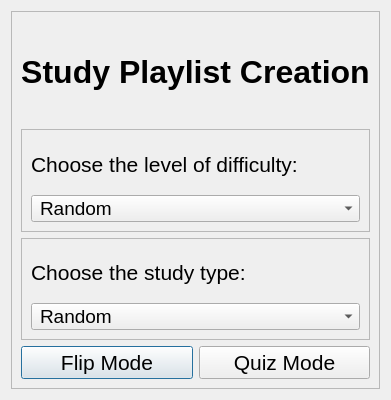
<?xml version="1.0" encoding="UTF-8"?>
<ui version="4.0">
 <class>PlaylistCreation</class>
 <widget class="QDialog" name="PlaylistCreation">
  <property name="geometry">
   <rect>
    <x>0</x>
    <y>0</y>
    <width>325</width>
    <height>400</height>
   </rect>
  </property>
  <property name="windowTitle">
   <string>Study Playlist Creation</string>
  </property>
  <layout class="QVBoxLayout" name="verticalLayout_4">
   <item>
    <widget class="QFrame" name="frame">
     <property name="frameShape">
      <enum>QFrame::StyledPanel</enum>
     </property>
     <property name="frameShadow">
      <enum>QFrame::Raised</enum>
     </property>
     <layout class="QVBoxLayout" name="verticalLayout_3">
      <item>
       <widget class="QLabel" name="title">
        <property name="font">
         <font>
          <pointsize>24</pointsize>
          <bold>true</bold>
         </font>
        </property>
        <property name="styleSheet">
         <string notr="true"/>
        </property>
        <property name="text">
         <string>Study Playlist Creation</string>
        </property>
        <property name="alignment">
         <set>Qt::AlignCenter</set>
        </property>
       </widget>
      </item>
      <item>
       <widget class="QFrame" name="difficulty">
        <property name="frameShape">
         <enum>QFrame::StyledPanel</enum>
        </property>
        <property name="frameShadow">
         <enum>QFrame::Raised</enum>
        </property>
        <layout class="QVBoxLayout" name="verticalLayout_2">
         <item>
          <widget class="QLabel" name="difficulty_appeal">
           <property name="font">
            <font>
             <pointsize>16</pointsize>
            </font>
           </property>
           <property name="styleSheet">
            <string notr="true"/>
           </property>
           <property name="text">
            <string>Choose the level of difficulty:</string>
           </property>
          </widget>
         </item>
         <item>
          <widget class="QComboBox" name="difficulty_choice">
           <property name="font">
            <font>
             <pointsize>14</pointsize>
            </font>
           </property>
           <property name="styleSheet">
            <string notr="true">QComboBox {
padding-left: 8px;
}</string>
           </property>
           <item>
            <property name="text">
             <string>Random</string>
            </property>
           </item>
           <item>
            <property name="text">
             <string>Easy</string>
            </property>
           </item>
           <item>
            <property name="text">
             <string>Hard</string>
            </property>
           </item>
          </widget>
         </item>
        </layout>
       </widget>
      </item>
      <item>
       <widget class="QFrame" name="study_type">
        <property name="frameShape">
         <enum>QFrame::StyledPanel</enum>
        </property>
        <property name="frameShadow">
         <enum>QFrame::Raised</enum>
        </property>
        <layout class="QVBoxLayout" name="verticalLayout">
         <item>
          <widget class="QLabel" name="study_type_appeal">
           <property name="font">
            <font>
             <pointsize>16</pointsize>
            </font>
           </property>
           <property name="styleSheet">
            <string notr="true"/>
           </property>
           <property name="text">
            <string>Choose the study type:</string>
           </property>
          </widget>
         </item>
         <item>
          <widget class="QComboBox" name="study_type_choice">
           <property name="font">
            <font>
             <pointsize>14</pointsize>
            </font>
           </property>
           <property name="styleSheet">
            <string notr="true">QComboBox {
padding-left: 8px;
}</string>
           </property>
           <item>
            <property name="text">
             <string>Random</string>
            </property>
           </item>
           <item>
            <property name="text">
             <string>Revision</string>
            </property>
           </item>
           <item>
            <property name="text">
             <string>Learning</string>
            </property>
           </item>
          </widget>
         </item>
        </layout>
       </widget>
      </item>
      <item>
       <layout class="QHBoxLayout" name="horizontalLayout">
        <item>
         <widget class="QPushButton" name="flip_mode_button">
          <property name="font">
           <font>
            <pointsize>16</pointsize>
           </font>
          </property>
          <property name="cursor">
           <cursorShape>PointingHandCursor</cursorShape>
          </property>
          <property name="toolTip">
           <string>Start studying in Flip Mode</string>
          </property>
          <property name="styleSheet">
           <string notr="true">QPushButton:hover {
background-color: rgba(165, 165, 165, 30)
}</string>
          </property>
          <property name="text">
           <string>Flip Mode</string>
          </property>
          <property name="icon">
           <iconset>
            <normaloff>../../assets/flip.png</normaloff>../../assets/flip.png</iconset>
          </property>
          <property name="iconSize">
           <size>
            <width>24</width>
            <height>24</height>
           </size>
          </property>
         </widget>
        </item>
        <item>
         <widget class="QPushButton" name="quiz_mode_button">
          <property name="font">
           <font>
            <pointsize>16</pointsize>
           </font>
          </property>
          <property name="cursor">
           <cursorShape>PointingHandCursor</cursorShape>
          </property>
          <property name="toolTip">
           <string>Start studying in Quiz Mode</string>
          </property>
          <property name="styleSheet">
           <string notr="true">QPushButton:hover {
background-color: rgba(165, 165, 165, 30)
}</string>
          </property>
          <property name="text">
           <string>Quiz Mode</string>
          </property>
          <property name="icon">
           <iconset>
            <normaloff>../../assets/quiz.png</normaloff>../../assets/quiz.png</iconset>
          </property>
          <property name="iconSize">
           <size>
            <width>24</width>
            <height>24</height>
           </size>
          </property>
         </widget>
        </item>
       </layout>
      </item>
     </layout>
    </widget>
   </item>
  </layout>
 </widget>
 <resources/>
 <connections/>
</ui>
